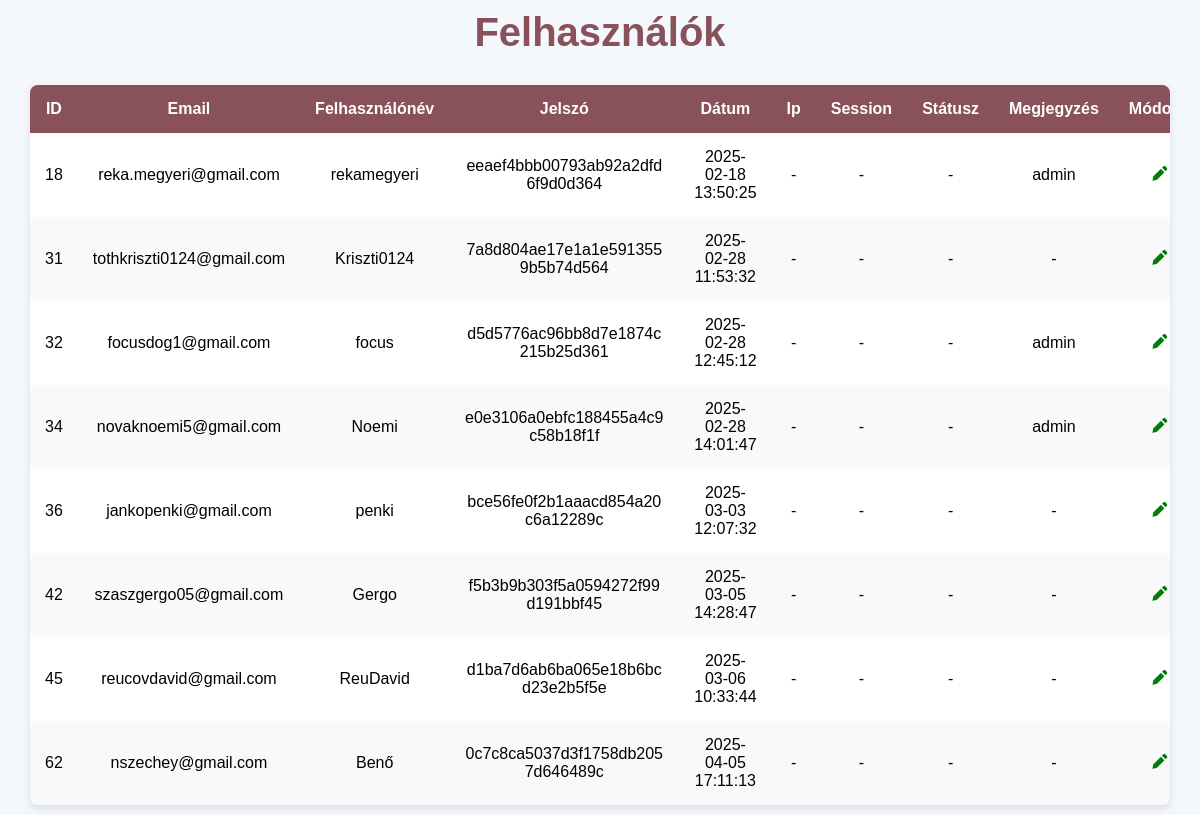
The page /kezelopult/userstable.php on the database its author committed.
### tables this page shows
CREATE TABLE `user` (
  `u_id` int(11) NOT NULL,
  `u_email` varchar(250) NOT NULL,
  `u_nick` varchar(100) NOT NULL,
  `u_pwd` varchar(64) NOT NULL,
  `u_datum` datetime NOT NULL,
  `u_profkep_nev` varchar(50) NOT NULL,
  `u_profkep_eredetinev` varchar(250) NOT NULL,
  `u_ip` varchar(50) NOT NULL,
  `u_session` varchar(8) NOT NULL,
  `u_status` varchar(2) NOT NULL,
  `u_comment` text NOT NULL
);

### kezelopult/userstable.php (the view, shortened to what this page needs)
<?php
     include("kapcsolat.php");
     $users = mysqli_query($adb, "SELECT * FROM user");
?>
<!DOCTYPE html>
<html lang="hu">
<head>
     <link href='https://unpkg.com/boxicons@2.1.4/css/boxicons.min.css' rel='stylesheet'>
</head>
<body>
     <div class="container">
          <div class="header">
               <h1>Felhasználók</h1>
          </div>
          <main class="table">
               <section class="table-body">
                    <table>
                         <thead>
                              <tr>
                                   <th> ID </th>
                                   <th> Email </th>
                                   <th> Felhasználónév </th>
                                   <th> Jelszó </th>
                                   <th> Dátum </th>
                                   <th> Ip </th>
                                   <th> Session </th>
                                   <th> Státusz </th>
                                   <th> Megjegyzés </th>
                                   <th> Módosít </th>
                              </tr>
                         </thead>
                         <tbody>
                         <?php
                                   if ($users->num_rows > 0) {
                                        while ($row = $users->fetch_assoc()) {
                                             echo "<tr>
                                                       <td>".(!empty($row['u_id']) ? $row['u_id'] : '-')."</td>
                                                       <td>".(!empty($row['u_email']) ? $row['u_email'] : '-')."</td>
                                                       <td>".(!empty($row['u_nick']) ? $row['u_nick'] : '-')."</td>
                                                       <td>".(!empty($row['u_pwd']) ? $row['u_pwd'] : '-')."</td>
                                                       <td>".(!empty($row['u_datum']) ? $row['u_datum'] : '-')."</td>
                                                       <td>".(!empty($row['u_ip']) ? $row['u_ip'] : '-')."</td>
                                                       <td>".(!empty($row['u_session']) ? $row['u_session'] : '-')."</td>
                                                       <td>".(!empty($row['u_status']) ? $row['u_status'] : '-')."</td>
                                                       <td>".(!empty($row['u_comment']) ? $row['u_comment'] : '-')."</td>
                                                       <td><i class='bx bxs-pencil' style='color: green;'></i></td>
                                                       <td><i class='bx bxs-trash-alt' style='color: red;'></i></td>
                                                  </tr>";
                                        }
                                   }
                         ?>
                         </tbody>
                    </table>
               </section>
          </main>
     </div>
</body>
</html>

### kezelopult/userstable.php (style rules this page uses)
body { font-family: 'Arial', sans-serif; background-color: #f4f7fc; margin: 0; padding: 0; }
.container { width: 95%; max-width: 1200px; margin: 0 auto; padding: 10px; flex-direction: column; }
.header { text-align: center; margin-bottom: 30px; }
.header h1 { font-size: 2.5rem; color: #895159; margin: 0; padding: 0; }
.table { background-color: white; box-shadow: 0 4px 8px rgba(0, 0, 0, 0.1); border-radius: 8px; overflow: hidden; width: 100%; overflow-x: auto; display: block; }
.table table { width: 100%; border-collapse: collapse; font-size: 1rem; table-layout: auto; white-space: normal; }
.table thead { background-color: #895159; color: white; }
.table th, .table td { padding: 15px; text-align: center; word-wrap: break-word; overflow-wrap: break-word; overflow: hidden; text-overflow: ellipsis; max-width: 200px; }
.table th { font-weight: 600; }
.table tbody tr:nth-child(even) { background-color: #f9f9f9; }
.table i { cursor: pointer; font-size: 1.2rem; }
.table .bxs-pencil { color: #4caf50; }

### rows shown on the page
user: u_id "18", u_email "reka.megyeri@gmail.com", u_nick "rekamegyeri", u_pwd "eeaef4bbb00793ab92a2dfd6f9d0d364", u_datum "2025-02-18 13:50:25", u_comment "admin"
user: u_id "31", u_email "tothkriszti0124@gmail.com", u_nick "Kriszti0124", u_pwd "7a8d804ae17e1a1e5913559b5b74d564", u_datum "2025-02-28 11:53:32"
user: u_id "32", u_email "focusdog1@gmail.com", u_nick "focus", u_pwd "d5d5776ac96bb8d7e1874c215b25d361", u_datum "2025-02-28 12:45:12", u_comment "admin"
user: u_id "34", u_email "novaknoemi5@gmail.com", u_nick "Noemi", u_pwd "e0e3106a0ebfc188455a4c9c58b18f1f", u_datum "2025-02-28 14:01:47", u_comment "admin"
user: u_id "36", u_email "jankopenki@gmail.com", u_nick "penki", u_pwd "bce56fe0f2b1aaacd854a20c6a12289c", u_datum "2025-03-03 12:07:32"
user: u_id "42", u_email "szaszgergo05@gmail.com", u_nick "Gergo", u_pwd "f5b3b9b303f5a0594272f99d191bbf45", u_datum "2025-03-05 14:28:47"
user: u_id "45", u_email "reucovdavid@gmail.com", u_nick "ReuDavid", u_pwd "d1ba7d6ab6ba065e18b6bcd23e2b5f5e", u_datum "2025-03-06 10:33:44"
user: u_id "62", u_email "nszechey@gmail.com", u_nick "Benő", u_pwd "0c7c8ca5037d3f1758db2057d646489c", u_datum "2025-04-05 17:11:13"
